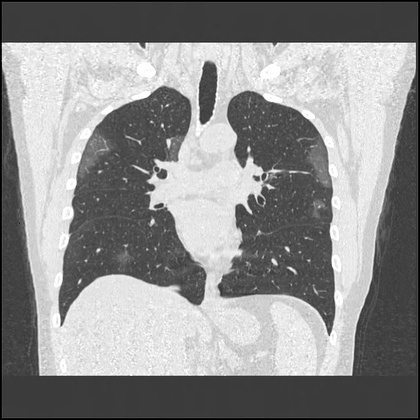
%> input picture COVID 19 Lung Segmentation/Images/TestSet1/Patient001.jpg, 420 x 420 px, shrunk from 630 x 630 before the run
$ octave Main.m   (GNU Octave 9; MATLAB toolbox functions it lacks are replaced by stand-ins)
%> lines starting %> are read from the running program, lines starting %| are printed output that depends on the picture; in (x1, y1, x2, y2) boxes, pixels count from 0 and x2, y2 are one past the last pixel; in counts of white or black regions, pixels touching at a corner belong together; the program's own positions count from 1
### COVID 19 Lung Segmentation/otsuMethod.m
function [binImg] = otsuMethod(img)
%This function accepts an image and applies Matlab's implementation of
%Otsu's segmentation method to produce a binary image
%This code follows directly from [8]

level=graythresh(uint8(img))*255;%Otsu's method matlab
binImg = imbinarize(img,level); %Normalize to [0 1]
end

### COVID 19 Lung Segmentation/lungsIsolation.m
function [isoImgCoord] = lungsIsolation(img)
%This function takes a binary image of a lung CT scan and returns only the
%coordinates of the lung areas. Using Matlab's algorithm for detecting
%connected components, the background is first removed, then the lungs are
%kept by virtue of being the two largest objects. The returned matrix has a
%value of 0 for the background and blood vessels, and 1 for the lung areas.
%Some code in this function is directly from MathWorks [7]

width = size(img,2);
height = size(img,1);
sz=[height width];

conObjects=bwconncomp(img,4);%finds all connected objects (not diagonal) and labels them

for i=1:conObjects.NumObjects
    [row,column]=ind2sub(sz,conObjects.PixelIdxList{1,i});
    if ismember(1,row) || ismember(1,column) || ismember(height,row) || ismember(width,column)
        img(conObjects.PixelIdxList{1,i}) = 0; %set all background objects to zero and crop to image of body
    end
end
conObjects=bwconncomp(img,4);%only connected objects within the body
bigI=0; %lungs will be two largest objects in ct scan when background is removed
secbigI=0;
for i=1:conObjects.NumObjects
    if bigI==0
        bigI=i;
        continue
    end
    if secbigI==0
        secbigI=i;
        continue
    end
    numPixels = numel(conObjects.PixelIdxList{1,i}); %count number of pixels in object
    if numPixels < numel(conObjects.PixelIdxList{1,bigI})
        if numPixels < numel(conObjects.PixelIdxList{1,secbigI})
            img(conObjects.PixelIdxList{1,i}) = 0;
        else
            img(conObjects.PixelIdxList{1,secbigI}) = 0;
            secbigI=i;
        end
    else
        img(conObjects.PixelIdxList{1,secbigI}) = 0;
        secbigI=bigI;
        bigI=i;
    end
end
figure
imshow(img)
title({'Figure 3. Inverted Binary Mask of Isolated Lungs'})


isoImgCoord=img; %isolated lung coordinates
end

### COVID 19 Lung Segmentation/clusterMethod.m
function [cluster,difference,kValues] = clusterMethod(img,kMeansClust)
%This function applies Matlab's cluster segmentation algorithm to an image
%to produce kMeansClust number of clusters. The returned cluster shows the
%covid-affected lung tissue. All clusters and the segmentation can be seen
%individually as well. Methods and code here rely heavily on code from [2]


imgLab=zeros(size(img,1),size(img,2),3);
imgLab(:,:,1)=img;
imgLab(:,:,2)=img;
imgLab(:,:,3)=img;
ab = imgLab(:,:,2:3); %extract colour values, [6] in reference
ab = im2single(ab); %grayscale

% repeat the clustering 3 times to avoid local minima
pixel_labels = imsegkmeans(ab,kMeansClust,'NumAttempts',3); %%%%%%%%%%
figure
subplot(2,2,1)
imshow(pixel_labels,[]) %clustered image
title({'Figure 5a. Cluster Segmentation of Isolated Lungs'})

mask1 = pixel_labels==1; %first cluster
mask2 = pixel_labels==2; %second cluster
mask3 = pixel_labels==3; %third cluster
clusters = {img.*uint8(mask1),img.*uint8(mask2),img.*uint8(mask3)}; %apply cluster mask to image to isolate clusters
avgIntensities = {mean2(img.*uint8(mask1)),mean2(img.*uint8(mask2)),mean2(img.*uint8(mask3))}; %get the average intensity of each cluster mask


subplot(2,2,2)
imshow(clusters{1,1})
title({'Figure 5b. Cluster with Label=1'})

subplot(2,2,3)
imshow(clusters{1,2})
title({'Figure 5a. Cluster with Label=2'})

subplot(2,2,4)
imshow(clusters{1,3})
title({'Figure 5a. Cluster with Label=3'})
targetK=0; %covid cluster will have intensity between normal lung tissue cluster and background
kValues=zeros(2);
kCount=1;
for k=1:3
    if avgIntensities{1,k}==0
        continue
    else
        kValues(kCount)=k;
        kCount=kCount+1;
    end
    if targetK==0
        targetK=k;
        continue
    end
    if avgIntensities{1,k}<avgIntensities{1,targetK}
        targetK=k;
    end
end
difference=abs(avgIntensities{1,kValues(1)}-avgIntensities{1,kValues(2)});

cluster=clusters{1,targetK}; %covid cluster
end

### COVID 19 Lung Segmentation/laplacianEdge.m
function [edgeFilteredImg] = laplacianEdge(img)
%This is a general purpose laplacian zero threshold edge detection
%algorithm. It accepts an image and returns a zero threshold edge matrix
%particular to this application. The image is smoothed and the second derivative is calculated
%simultaneously using a Laplacian of Gaussian filter. Due to the similarity between CT scans, a
%thresholding value of 166(related to the second derivative of the image)seems
%to produce a suitable binary image.

img=double(img);
width = size(img,2);
height = size(img,1);
lgKernel=lapGauKernel();

imgPad=[repmat(img(1,:),4,1);img;repmat(img(height,:),4,1)];
imgPad=[repmat(imgPad(:,1),1,4),imgPad,repmat(imgPad(:,width),1,4)];
temp=imgPad; %Pad image for convolution with Laplacian of Gaussian kernel
for i=5:width %Perform convolution
    for j=5:height
        temp(j,i)=sum(imgPad(j-4:j+4,i-4:i+4).*lgKernel(1:9,1:9),'all');
    end
end


temp = uint8(255 * mat2gray(temp)); %[5] in references
%normalize smoothed image
temp2=temp;

for i=1:size(temp2,2)%zero threshold edge detection to produce binary edges
    for j=1:size(temp2,1)
        if temp2(j,i)>165
            temp2(j,i)=255;
        else
            temp2(j,i)=0;
        end
    end
end

temp2(1:4,:)=[]; %remove padding to maintain size consistency
temp2(height:height+3,:)=[];
temp2(:,1:4)=[];
temp2(:,width:width+3)=[];
figure
imshow(temp2)
title({'Figure 6. Zero-Threshold Laplacian Filtered Image'})
edgeFilteredImg=temp2;
end

### COVID 19 Lung Segmentation/lapGauKernel.m
function [logKernel] = lapGauKernel()
%This function calculates and returns the Laplacian of Gaussian kernel to
%be convolved in laplacianEdge(). The Gaussian kernel smooths the image to
%remove fast changes in the image that the Laplacian would amplify. The
%discretization of the kernel is obtained by integrating the equation
%between integers, rather than just applying the equation to the exact
%integer.

logKernel=zeros(9,9);
stdd=0.2; %stdd can be changed to detect finer edges, or increased to get coarse edges
f=@(x,y)(-1/(pi*stdd^4)).*(1-((x.^2+y.^2)./(2*stdd^2))).*exp(-1.*(x.^2+y.^2)./(2*stdd^2));
%[4] in references
for i=-4:4
    for j=-4:4
        logKernel(j+5,i+5)=integral2(f,i-0.5,i+0.5,j-0.5,j+0.5); %integrate f over entire pixel to get weights
    end
end
logKernel=(logKernel.*(-40/logKernel(5,5))); %normalization of kernel values

end

### COVID 19 Lung Segmentation/Main.m
close all
I = imread('Images\TestSet1\Patient001.jpg');
%> I is the input picture: size 420x420x3 uint8; mean R, G, B 141.9, 141.9, 141.9
J = double(I);
H = (J(:,:,1)+J(:,:,2)+J(:,:,3))/3; %Grayscale image by averaging RGB channels

width = size(H,2);
%> width = 420
height = size(H,1);
%> height = 420
sz=[height width];
%> sz = [420 420]

figure
imshow(uint8(H));
title({'Figure 8. Grayscale CT Scan of Patient010 Lungs'})


binImg = imcomplement(otsuMethod(H)); %Inverted binarized image
%> in otsuMethod, `level=graythresh(uint8(img))*255;%Otsu's method matlab`: level = 146
%> in otsuMethod, `binImg = imbinarize(img,level);`:
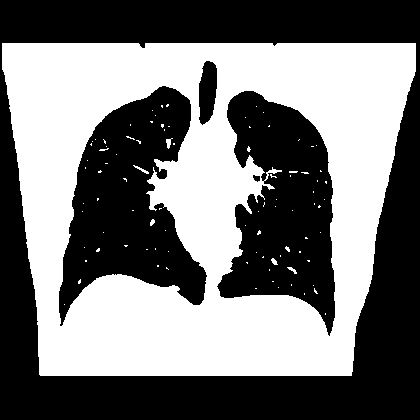
%> binImg: size 420x420 logical; 46.9% white; 93 white regions (87 under 20 px), largest, box (x1, y1, x2, y2) and area: (2, 43, 416, 376) 82235, (166, 138, 173, 149) 40, (133, 165, 149, 174) 40, (287, 267, 297, 274) 30, (271, 258, 278, 265) 29, (150, 219, 155, 226) 24
figure
imshow(binImg)
title({'Figure 2. Inverted Binary Image of Patient001 Lungs'})

H=uint8(H);
img=lungsIsolation(binImg); %Extract pixel positions of lungs and only show those pixels
%> in lungsIsolation, `conObjects=bwconncomp(img,4);`: conObjects = 5 connected components
%> the loop in lungsIsolation, `for i=1:conObjects.NumObjects` made 5 passes
%> after the loop in lungsIsolation, `for i=1:conObjects.NumObjects`:
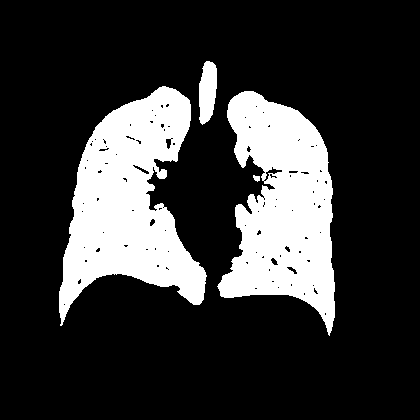
%> img: size 420x420 logical; 21.2% white; 4 white regions, box (x1, y1, x2, y2) and area: (59, 86, 207, 326) 18892, (217, 91, 335, 336) 17580, (199, 61, 217, 125) 894, (253, 175, 260, 182) 34
%> in lungsIsolation, `conObjects=bwconncomp(img,4);`: conObjects = 4 connected components
%> the loop in lungsIsolation, `for i=1:conObjects.NumObjects` made 4 passes
%> (numPixels, secbigI) on pass 3: (17580, 3)
%> bigI on pass 1: 1
%> after the loop in lungsIsolation, `for i=1:conObjects.NumObjects`:
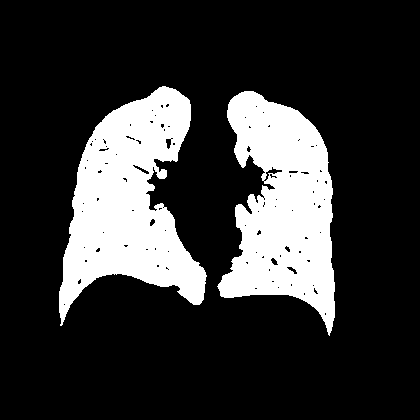
%> img: size 420x420 logical; 20.7% white; 2 white regions, box (x1, y1, x2, y2) and area: (59, 86, 207, 326) 18892, (217, 91, 335, 336) 17580
for i=1:width
    for j=1:height
        if img(j,i)==0
            H(j,i)=255; %Label all other pixels as white
        end
    end
end
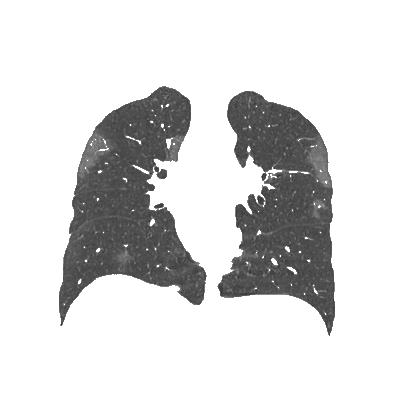
%> H: size 420x420 uint8; min 49, max 255, mean 219.8

figure
imshow(H) %isolated lungs image
title({'Figure 4. Isolated Lungs'})
[H3,difference,kValues]=clusterMethod(imcomplement(uint8(H)),3); %cluster segmentation of lungs in 3 colours
%> in clusterMethod, `pixel_labels = imsegkmeans(ab,kMeansClust,'NumAttempts',3);`:
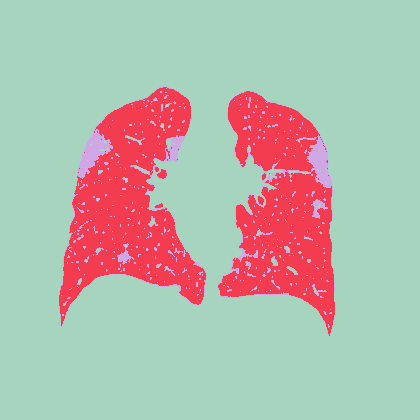
%> pixel_labels: size 420x420 uint8; 3 distinct labels, from 1 to 3; one colour per label, 0 black
%> in clusterMethod, `mask2 = pixel_labels==2;`: mask2: size 420x420 logical; 17.8% white; 31 white regions (25 under 20 px), largest, box (x1, y1, x2, y2) and area: (59, 87, 206, 326) 16093, (218, 91, 335, 336) 15047, (157, 169, 167, 179) 64, (258, 196, 264, 205) 39, (155, 203, 163, 208) 26, (262, 173, 266, 180) 21
%> in clusterMethod, `mask3 = pixel_labels==3;`: mask3: size 420x420 logical; 2.9% white; 697 white regions (678 under 20 px), largest, box (x1, y1, x2, y2) and area: (276, 135, 332, 188) 822, (77, 122, 113, 179) 743, (162, 135, 186, 162) 287
%> in clusterMethod, `clusters = {img.*uint8(mask1),img.*uint8(mask2),img.*uint8(mask3)};`: clusters = 3 items
%> in clusterMethod, `avgIntensities = {mean2(img.*uint8(mask1)),mean2(img.*uint8(mask2)),me..`: avgIntensities = {0, 31.16, 4.06}
%> after the loop in clusterMethod, `for k=1:3`: kCount = 3; kValues = [2 0; 3 0]; targetK = 3
%> in clusterMethod, `difference=abs(avgIntensities{1,kValues(1)}-avgIntensities{1,kValues(2..`: difference = 27.09
%> difference = 27.09; kValues = [2 0; 3 0]
                                            %imcomplement used to swap
                                            %lungs to foreground
H4=laplacianEdge(H); %calculate the edges of isolated lung image
%> after the loop in laplacianEdge, `for i=5:width`:
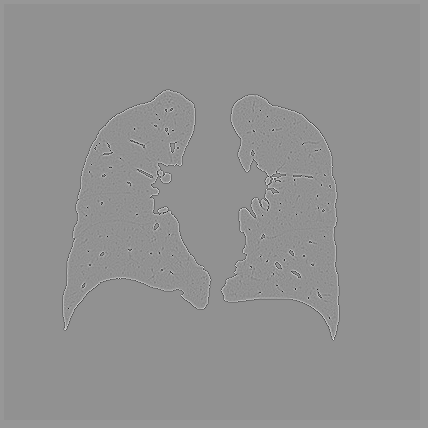
%> temp: size 428x428 double; min -6288.4, max 4716.8, mean 14.1; drawn with min black and max white
%> after the loop in laplacianEdge, `for i=1:size(temp2,2)`: temp2: size 428x428 uint8; 1.2% white in thin lines or dots, all inside (x1, y1, x2, y2) = (63, 90, 339, 340)
%> in laplacianEdge, `temp2(1:4,:)=[];`: temp2: size 424x428 uint8; 1.2% white in thin lines or dots, all inside (x1, y1, x2, y2) = (63, 86, 339, 336)
%> in laplacianEdge, `temp2(:,1:4)=[];`: temp2: size 420x424 uint8; 1.2% white in thin lines or dots, all inside (x1, y1, x2, y2) = (59, 86, 335, 336)
%> in laplacianEdge, `temp2(:,width:width+3)=[];`:
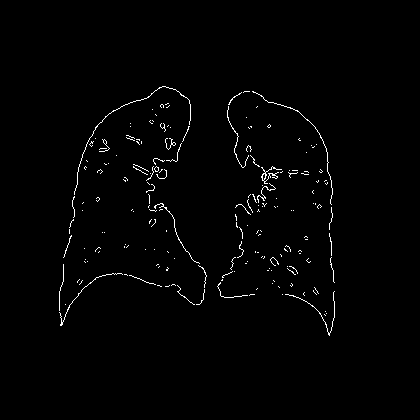
%> temp2: size 420x420 uint8; 1.2% white in thin lines or dots, all inside (x1, y1, x2, y2) = (59, 86, 335, 336)
figure
covidSegment=H3-uint8(H4); %enhance segmented covid sections by subtracting edges
percentAffected=numel(find(covidSegment))/numel(find(imcomplement(H)))*100;
%> percentAffected = 10.42
differenceMetric=0;
subplot(1,2,1)
imshow(uint8(H))
title({('Figure 7a. Original CT Scan'),('of Patient001 Lungs')})
subplot(1,2,2)
imshow(covidSegment)
title({('Figure 7b. COVID-19'),('Cluster = '+string(percentAffected)+'% Infected Tissue'),('Difference = '+string(difference)+' ,Label= '+string(kValues(1,1))+','+string(kValues(2,1)))})
